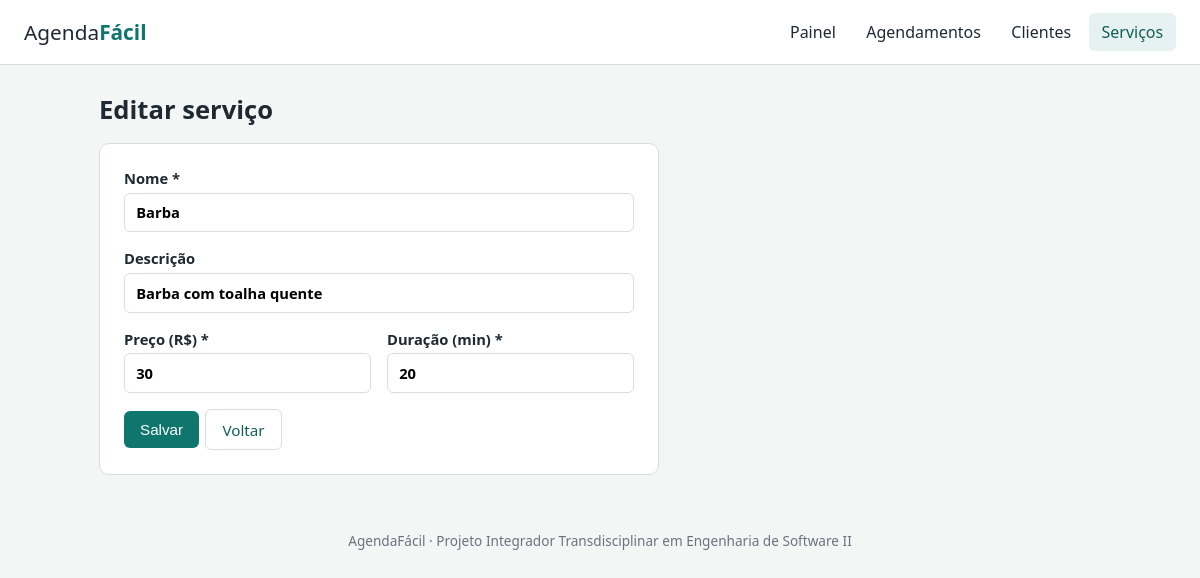
The page /servicos/2/editar on the database its author committed.
### tables this page shows
CREATE TABLE servico (
    id_servico     INTEGER PRIMARY KEY AUTOINCREMENT,
    nome           VARCHAR(80)  NOT NULL UNIQUE,
    descricao      VARCHAR(255),
    preco          NUMERIC(10,2) NOT NULL CHECK (preco > 0),
    duracao_min    INTEGER NOT NULL CHECK (duracao_min BETWEEN 5 AND 480),
    ativo          INTEGER NOT NULL DEFAULT 1 CHECK (ativo IN (0, 1))
);

### app/controllers/servicos.py (the view, shortened to what this page needs)
@bp.route("/<int:id_servico>/editar", methods=["GET", "POST"])
def editar(id_servico):
    registro = servico.buscar(id_servico)
    if registro is None:
        abort(404)
    return render_template("servicos/form.html", s=registro, titulo="Editar serviço")

### app/database.py (called while the page is built)
def get_db() -> sqlite3.Connection:
    if "db" not in g:
        g.db = sqlite3.connect(current_app.config["DATABASE"])
        g.db.row_factory = sqlite3.Row
        g.db.execute("PRAGMA foreign_keys = ON")
    return g.db

### app/models/servico.py (called while the page is built)
def buscar(id_servico: int):
    return get_db().execute(
        "SELECT * FROM servico WHERE id_servico = ?", (id_servico,)
    ).fetchone()

### app/templates/servicos/form.html (shortened to what this page needs)
{% extends "base.html" %}
{% block conteudo %}
<h1>{{ titulo }}</h1>
<form method="post" class="formulario" novalidate data-validar>
  <label>Nome *
    <input type="text" name="nome" value="{{ s.nome or '' }}" required minlength="3" maxlength="80">
  </label>
  <label>Descrição
    <input type="text" name="descricao" value="{{ s.descricao or '' }}" maxlength="255">
  </label>
  <div class="linha">
    <label>Preço (R$) *
      <input type="number" name="preco" value="{{ s.preco or '' }}" required min="0.01" step="0.01">
    </label>
    <label>Duração (min) *
      <input type="number" name="duracao_min" value="{{ s.duracao_min or '' }}" required min="5" max="480" step="5">
    </label>
  </div>
  <div class="acoes">
    <button class="botao">Salvar</button>
    <a class="botao secundario" href="{{ url_for('servicos.index') }}">Voltar</a>
  </div>
</form>
{% endblock %}

### app/static/css/style.css (style rules this page uses)
:root { --cor: #0f766e; --cor-escura: #115e59; --fundo: #f4f6f5; --texto: #1f2933; --cinza: #6b7280; --borda: #d9dedc; --erro: #b42318; --sucesso: #067647; }
* { box-sizing: border-box; }
body { margin: 0; font-family: system-ui, "Segoe UI", Roboto, sans-serif; background: var(--fundo); color: var(--texto); }
a { color: var(--cor); }
h1 { font-size: 1.6rem; margin: .2rem 0 1rem; }
.botao { display: inline-block; background: var(--cor); color: #fff; border: 0; border-radius: 6px; padding: .6rem 1rem; font-size: .95rem; cursor: pointer; text-decoration: none; }
.botao.secundario { background: #fff; color: var(--cor-escura); border: 1px solid var(--borda); }
input, select, textarea { font: inherit; padding: .55rem .7rem; border: 1px solid var(--borda); border-radius: 6px; background: #fff; width: 100%; }
.formulario { background: #fff; border: 1px solid var(--borda); border-radius: 10px; padding: 1.5rem; max-width: 560px; display: grid; gap: 1rem; }
.formulario label { display: grid; gap: .3rem; font-weight: 600; font-size: .92rem; }
.linha { display: grid; grid-template-columns: 1fr 1fr; gap: 1rem; }
.acoes { display: flex; gap: .4rem; flex-wrap: wrap; align-items: center; }

### rows shown on the page
servico: nome "Barba", descricao "Barba com toalha quente", preco "30", duracao_min "20"

### other values the page prints
{{ titulo }} "Editar serviço"
